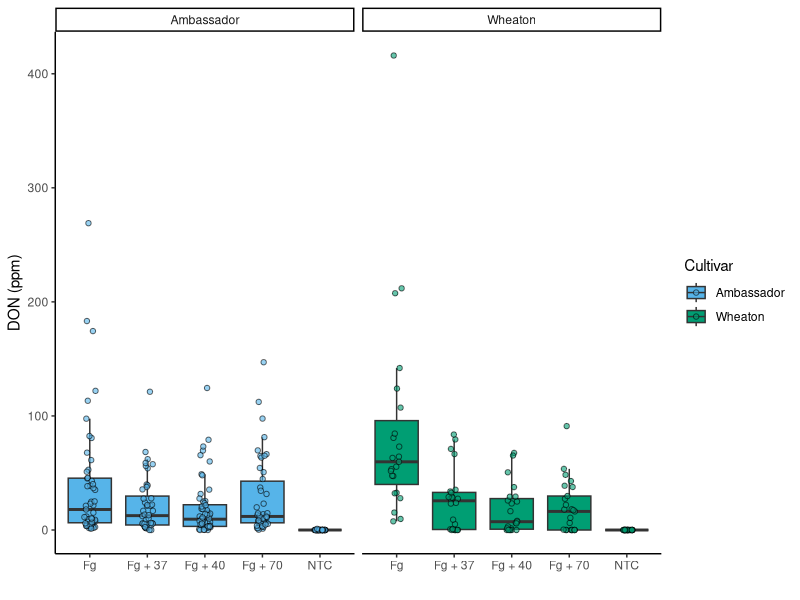
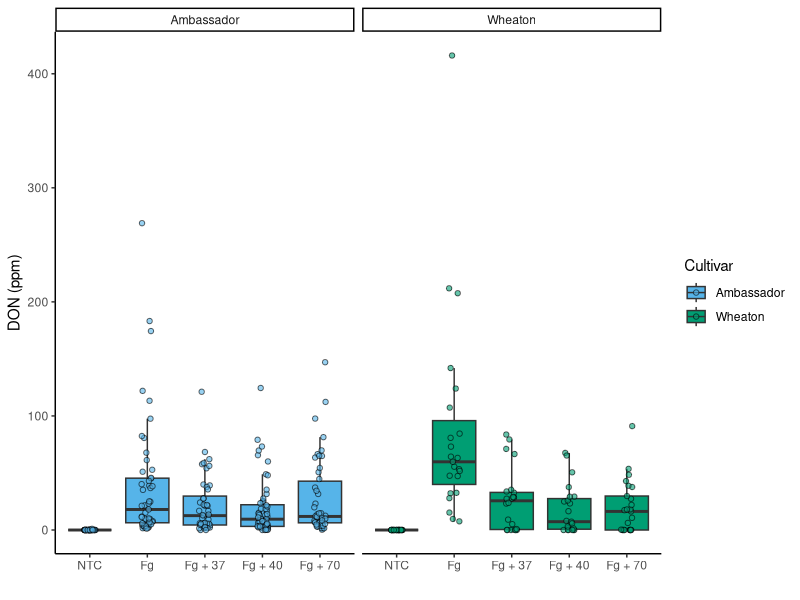
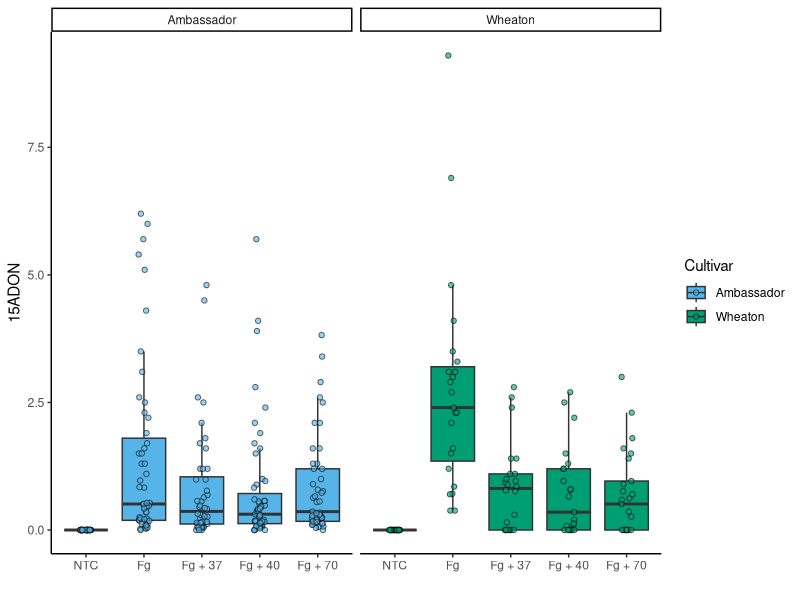
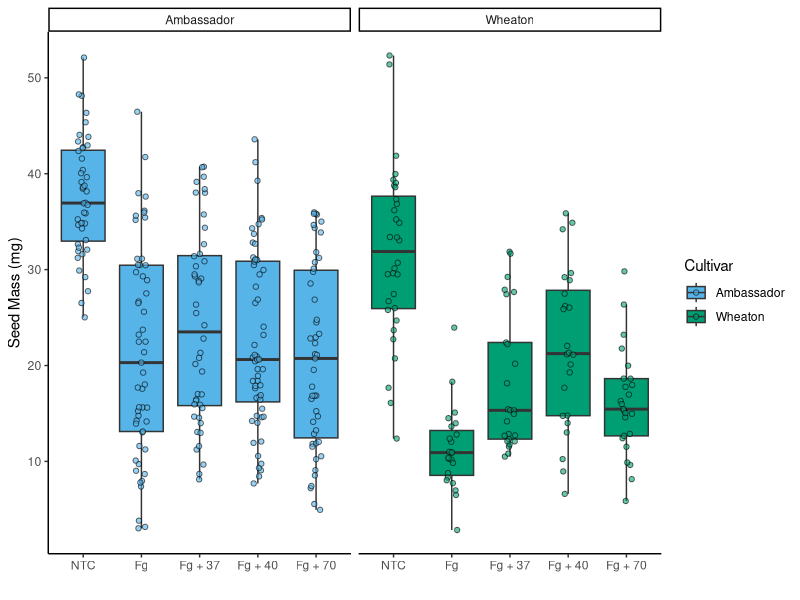
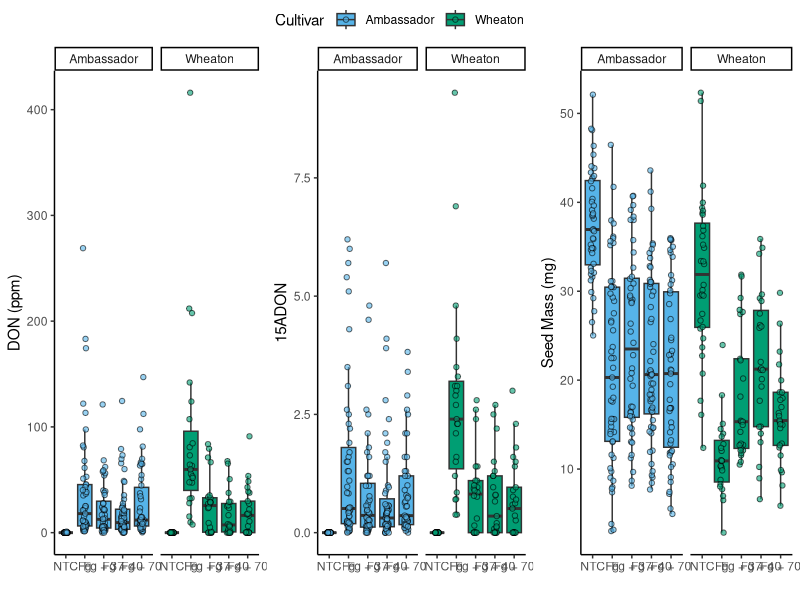
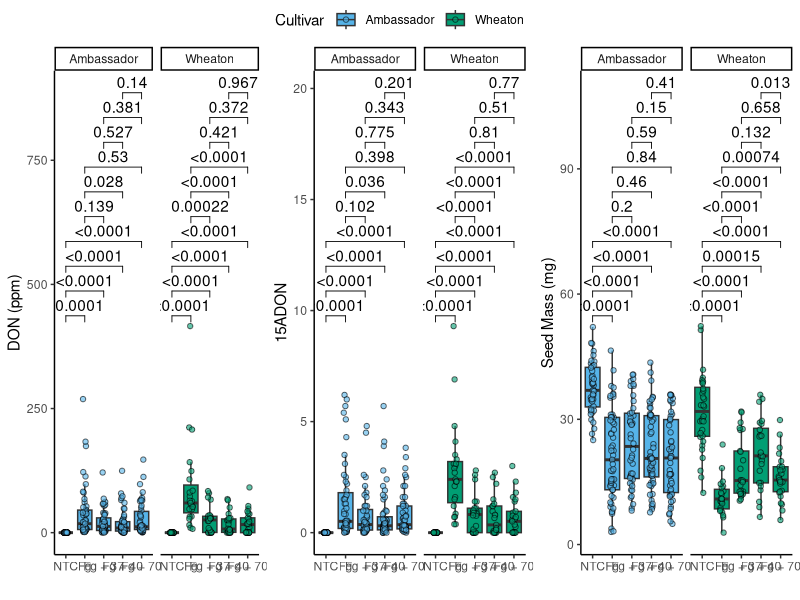

R code for these plots, in order:
library(tidyverse)
library(ggrepel)
library(ggpubr)

#read in data
mycodata = read.csv("MycotoxinData.csv", na.strings = "na")
View(mycodata)
str(mycodata)
mycodata$Treatment=as.factor(mycodata$Treatment)
mycodata$Cultivar=as.factor(mycodata$Cultivar)
str(mycodata)

#Question 1
cbbPalette <- c("#000000", "#E69F00", "#56B4E9", "#009E73", "#F0E442", "#0072B2", "#D55E00", "#CC79A7")
colorchoice= c("#56B4E9","#009E73")
graph1= ggplot(mycodata, aes(x=Treatment, y=DON, fill=Cultivar)) +
  geom_boxplot(position=position_dodge(0.5),outlier.color = "NA") +
  xlab("") + ylab("DON (ppm)") +
  geom_point(pch=21, alpha=0.6, position=position_jitterdodge(dodge.width=0.9)) +
  scale_fill_manual(values= colorchoice)+
  theme_classic()+
  facet_wrap(~Cultivar)
graph1

#Question 2
mycodata$Treatment2= factor(mycodata$Treatment, levels= c("NTC","Fg","Fg + 37","Fg + 40","Fg + 70"))
graph2= ggplot(mycodata, aes(x=Treatment2, y=DON, fill=Cultivar)) +
  geom_boxplot(position=position_dodge(0.5),outlier.color = "NA") +
  xlab("") + ylab("DON (ppm)") +
  geom_point(pch=21, alpha=0.6, position=position_jitterdodge(dodge.width=0.9)) +
  scale_fill_manual(values= colorchoice)+
  theme_classic()+
  facet_wrap(~Cultivar)
graph2

#Question 3
graph3= ggplot(mycodata, aes(x=Treatment2, y=X15ADON, fill=Cultivar)) +
  geom_boxplot(position=position_dodge(0.5),outlier.color = "NA") +
  xlab("") + ylab("15ADON") +
  geom_point(pch=21, alpha=0.6, position=position_jitterdodge(dodge.width=0.9)) +
  scale_fill_manual(values= colorchoice)+
  theme_classic()+
  facet_wrap(~Cultivar)
graph3

graph4= ggplot(mycodata, aes(x=Treatment2, y=MassperSeed_mg, fill=Cultivar)) +
  geom_boxplot(position=position_dodge(0.5),outlier.color = "NA") +
  xlab("") + ylab("Seed Mass (mg)") +
  geom_point(pch=21, alpha=0.6, position=position_jitterdodge(dodge.width=0.9)) +
  scale_fill_manual(values= colorchoice)+
  theme_classic()+
  facet_wrap(~Cultivar)
graph4

#Question 4- put all graphs together, 3 column and 1 row- label = ABC, common legend=T
ggarrange(graph2,graph3,graph4, ncol=3, nrow=1, common.legend = TRUE)

#Question 5- create plots with geom_pwc
graph5= graph2 + geom_pwc(aes(group=Treatment2, method= "t_test", label= "p.adj.format"))
graph6= graph3 + geom_pwc(aes(group=Treatment2, method= "t_test", label= "p.adj.format"))
graph7= graph4 + geom_pwc(aes(group=Treatment2, method= "t_test", label= "p.adj.format"))
ggarrange(graph5,graph6,graph7, ncol=3, nrow=1, common.legend = TRUE)
